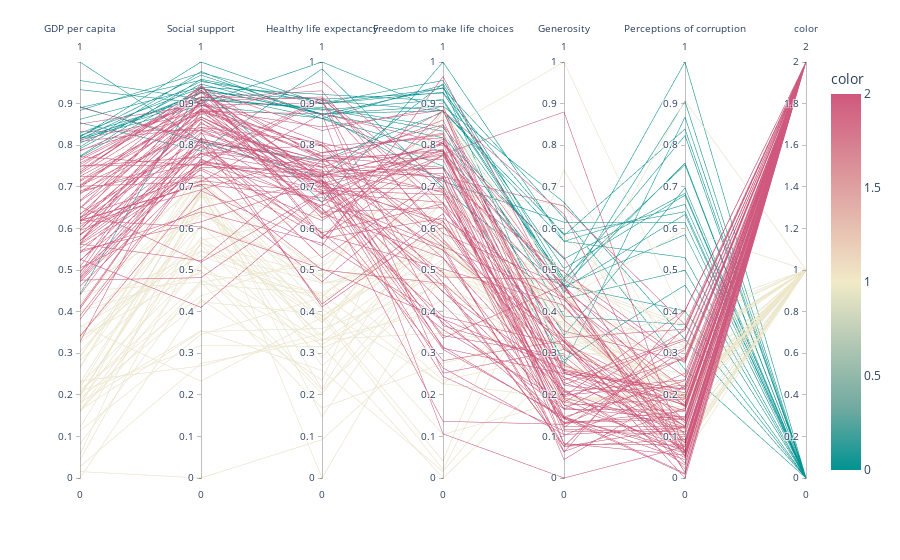

The code cell stored with this chart in its notebook:
### Markdown cell above
### Parallel coordinate plot

### Code cell
fig = px.parallel_coordinates(data,
                             color=data["class"].astype(int),
                             color_continuous_scale=px.colors.diverging.Tealrose)
fig.show()

### Figure 1 — Plotly figure (JSON) as saved in the notebook; plotly's stock layout.template omitted (floating-point values rounded to 4 significant figures; data arrays with more than 128 entries replaced by an {"elided": "..."} marker saying what was removed)
{"data": [{"dimensions": [{"label": "GDP per capita", "values": {"elided": "156 float values"}}, {"label": "Social support", "values": {"elided": "156 float values"}}, {"label": "Healthy life expectancy", "values": {"elided": "156 float values"}}, {"label": "Freedom to make life choices", "values": {"elided": "156 float values"}}, {"label": "Generosity", "values": {"elided": "156 float values"}}, {"label": "Perceptions of corruption", "values": {"elided": "156 float values"}}, {"label": "color", "values": {"elided": "156 int values"}}], "domain": {"x": [0, 1], "y": [0, 1]}, "line": {"color": {"elided": "156 int values"}, "coloraxis": "coloraxis"}, "name": "", "type": "parcoords"}], "layout": {"coloraxis": {"colorbar": {"title": {"text": "color"}}, "colorscale": [[0, "rgb(0, 147, 146)"], [0.1667, "rgb(114, 170, 161)"], [0.3333, "rgb(177, 199, 179)"], [0.5, "rgb(241, 234, 200)"], [0.6667, "rgb(229, 185, 173)"], [0.8333, "rgb(217, 137, 148)"], [1, "rgb(208, 88, 126)"]]}, "legend": {"tracegroupgap": 0}, "margin": {"t": 60}}}
